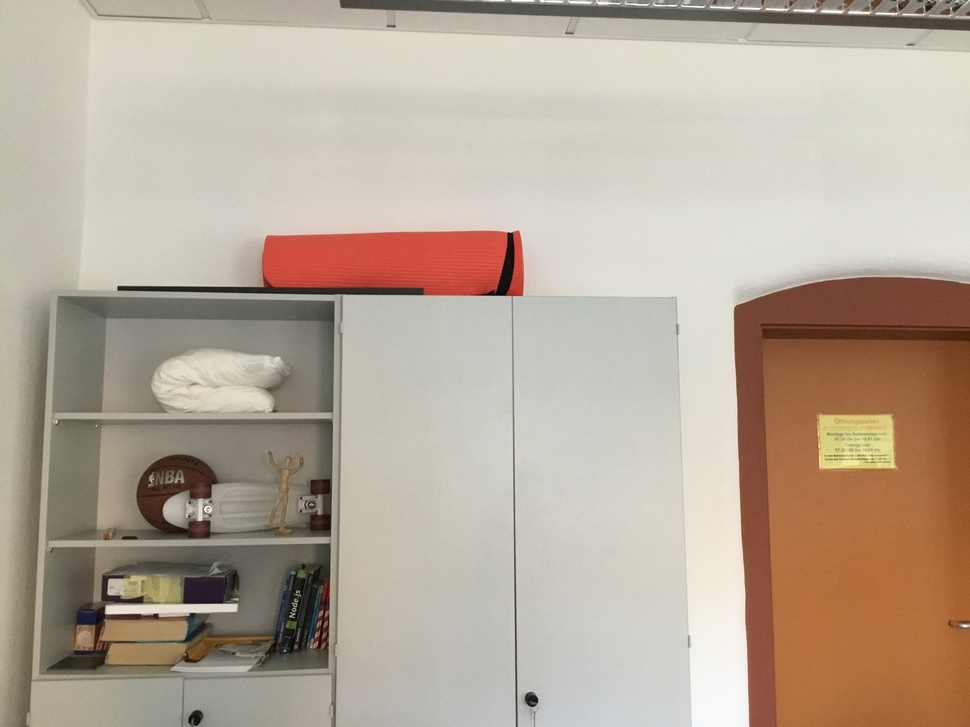
#> input picture image-stitching/src/IMG_0150.JPG, 970 x 727 px, shrunk from 3264 x 2448 before the run
$ python main.py
#> lines starting #> are read from the running program, lines starting #| are printed output that depends on the picture; after the words box and inside, x2 and y2 are one past the last pixel; in counts of white or black regions, pixels touching at a corner belong together
import cv2 as cv
import numpy as np
import sys
from matplotlib import pyplot as plt

print(__name__)

def read_image(img_name, read_mode):
    img = cv.imread(img_name, read_mode)
    return img

def display_image(img):
# [10 lines of commented-out code are left out]

    cv.imshow("image", img)

#     img_roll = np.roll(img, -500, axis = 0)
#     cv.imshow("image roll", img_roll)

    cv.waitKey(0)
    cv.destroyAllWindows()

img1_name = "IMG_0150.JPG"
img2_name = "IMG_0151.JPG"

# [11 lines of commented-out code are left out]

img1 = cv.imread(img1_name)
#> img1 is the input picture: shape (727, 970, 3); mean B, G, R 153.1, 168.4, 182.7
# plt.imshow(img1)
gray1 = cv.cvtColor(img1,cv.COLOR_BGR2GRAY)
edges1 = cv.Canny(gray1, 50, 100, apertureSize = 3)
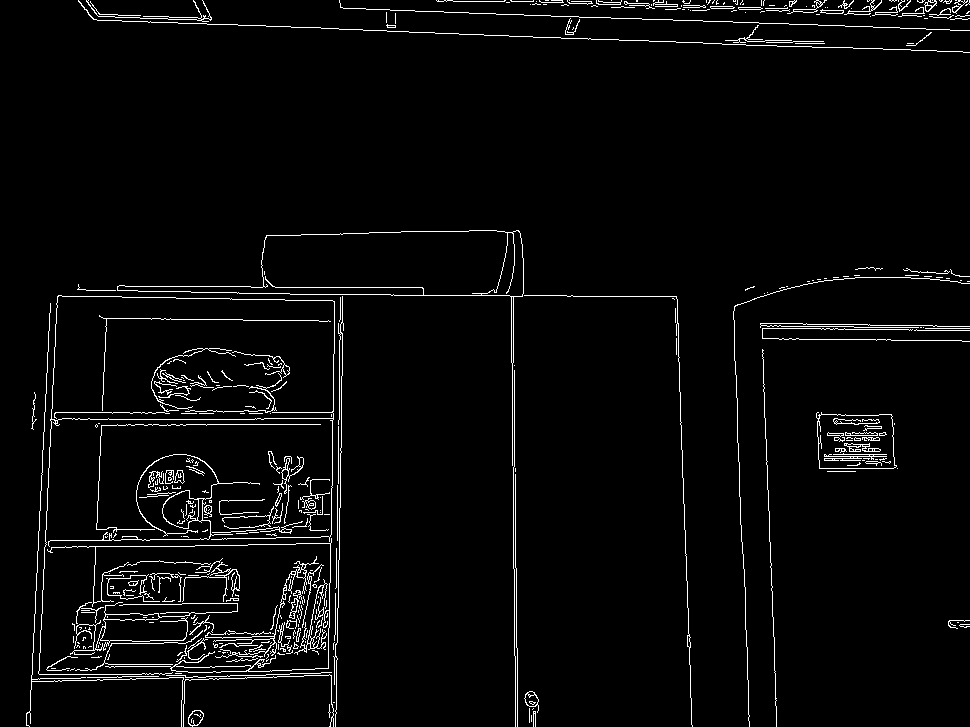
#> edges1: shape (727, 970); 3.3% white in thin lines or dots
lines = cv.HoughLinesP(edges1,1,np.pi/180,50,minLineLength=50,maxLineGap=10)
#> lines = 126 rows, first 6: [366, 9, 969, 30], [387, 31, 702, 42], [539, 0, 677, 4], [341, 433, 342, 320], [334, 642, 336, 548], [311, 294, 367, 294]
for line in lines:
    x1,y1,x2,y2 = line[0]
#     cv.line(edges1, (x1,y1), (x2,y2), (255,255,255), 10)
#     cv.line(gray1, (x1,y1), (x2,y2), (255,255,255), 10)
    cv.line(gray1, (x1,y1), (x2,y2), (0,0,0), 10)
#> this loop made 126 passes
#> (x1, y1, x2, y2) on passes 1 to 12: (366, 9, 969, 30), (387, 31, 702, 42), (539, 0, 677, 4), (341, 433, 342, 320), (334, 642, 336, 548), (311, 294, 367, 294), (676, 296, 688, 635), (42, 601, 55, 335), (330, 582, 332, 438), (774, 648, 776, 726), (32, 661, 50, 303), (515, 518, 516, 631)
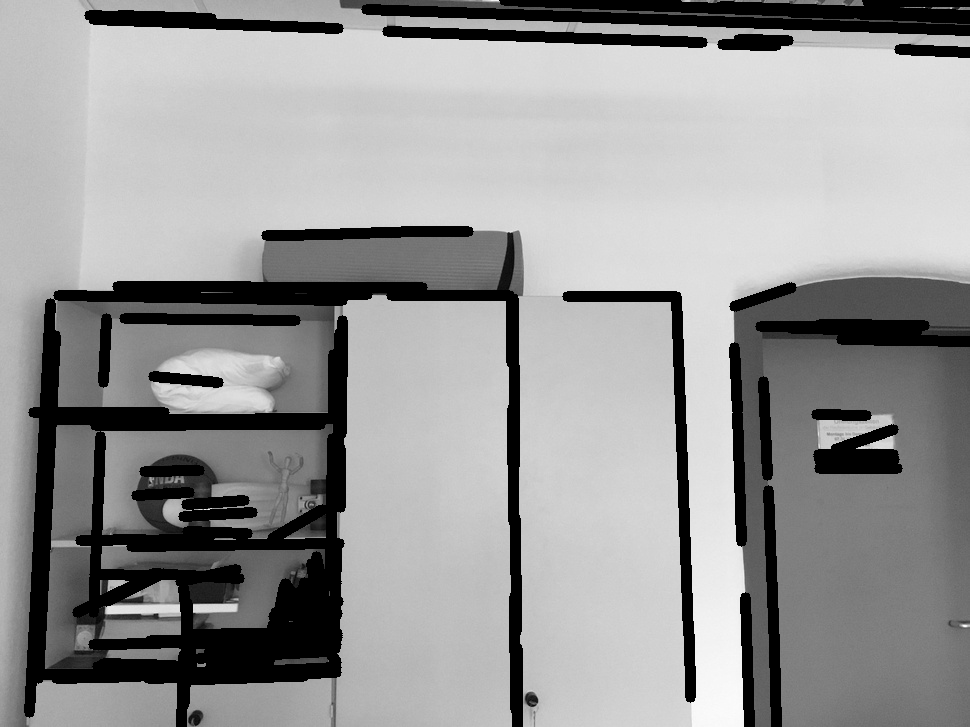
#> gray1: shape (727, 970); min 0, max 251, mean 150.2

img2 = cv.imread(img2_name)
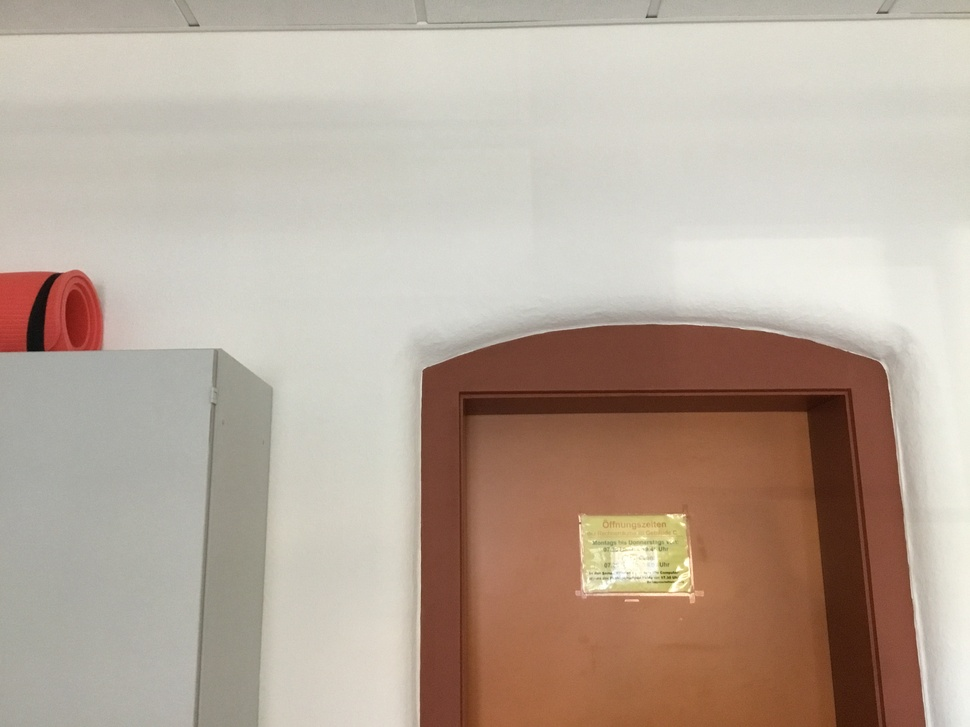
#> input picture image-stitching/src/IMG_0151.JPG, 970 x 727 px, shrunk from 3264 x 2448 before the run
#> img2 is the input picture: shape (727, 970, 3); mean B, G, R 154.5, 168.1, 183.8
# plt.imshow(img2)
gray2 = cv.cvtColor(img2,cv.COLOR_BGR2GRAY)
edges2 = cv.Canny(gray2, 50, 100, apertureSize = 3)
#> edges2: shape (727, 970); 1.9% white in thin lines or dots
lines = cv.HoughLinesP(edges2,1,np.pi/180,50,minLineLength=50,maxLineGap=10)
#> lines = 80 rows, first 6: [0, 35, 155, 33], [576, 23, 649, 22], [894, 432, 925, 726], [194, 712, 211, 399], [861, 557, 878, 724], [555, 26, 629, 25]
for line in lines:
    x1,y1,x2,y2 = line[0]
#     cv.line(edges2, (x1,y1), (x2,y2), (255,255,255), 10)
#     cv.line(gray2, (x1,y1), (x2,y2), (255,255,255), 10)
    cv.line(gray2, (x1,y1), (x2,y2), (0,0,0), 10)
#> this loop made 80 passes
#> (x1, y1, x2, y2) on passes 1 to 12: (0, 35, 155, 33), (576, 23, 649, 22), (894, 432, 925, 726), (194, 712, 211, 399), (861, 557, 878, 724), (555, 26, 629, 25), (206, 575, 218, 348), (259, 688, 267, 517), (847, 388, 882, 724), (459, 683, 459, 435), (738, 389, 851, 388), (424, 24, 480, 23)
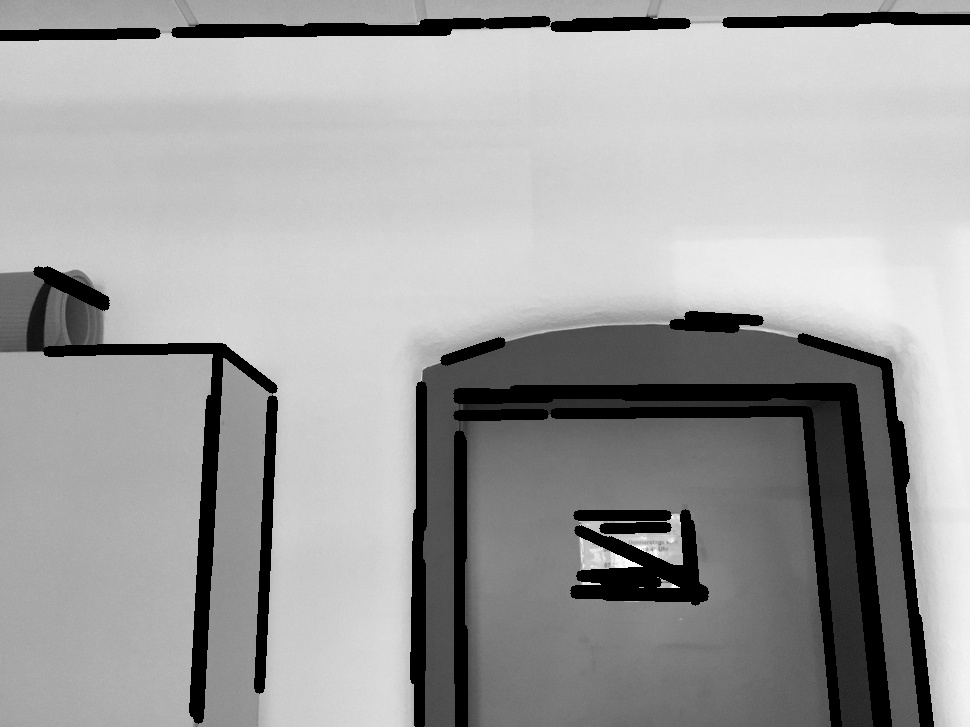
#> gray2: shape (727, 970); min 0, max 254, mean 158.8

# [8 lines of commented-out code are left out]
ret1, thresh1 = cv.threshold(gray1,0,255,cv.THRESH_BINARY_INV+cv.THRESH_OTSU)
#> thresh1: shape (727, 970); 23.1% white; 312 white regions (290 under 20 px), largest, box (x1, y1, x2, y2) and area: (18, 232, 523, 727) 85208, (729, 277, 970, 727) 40095, (340, 0, 970, 36) 14959
#> ret1 = 107
# plt.imshow(thresh1)
# noise removal
kernel = np.ones((3,3),np.uint8)
opening1 = cv.morphologyEx(thresh1,cv.MORPH_OPEN,kernel, iterations = 2)
#> opening1: shape (727, 970); 22.5% white; 19 white regions, largest, box (x1, y1, x2, y2) and area: (19, 233, 523, 727) 83177, (729, 277, 970, 727) 38700, (340, 0, 970, 36) 14867
# plt.imshow(opening1, "gray")
# sure background area
sure_bg1 = cv.dilate(opening1,kernel,iterations=3)
#> sure_bg1: shape (727, 970); 28.2% white; 13 white regions, largest, box (x1, y1, x2, y2) and area: (16, 230, 541, 727) 104603, (726, 274, 970, 727) 43502, (337, 0, 970, 54) 19164
# Finding sure foreground area
dist_transform1 = cv.distanceTransform(opening1,cv.DIST_L2,5)
ret1, sure_fg1 = cv.threshold(dist_transform1,0.7*dist_transform1.max(),255,0)
#> sure_fg1: shape (727, 970) float32; 0.23% white; 3 white regions (2 under 20 px), largest, box (x1, y1, x2, y2) and area: (836, 317, 970, 383) 1603
#> ret1 = 40.6
# plt.imshow(dist_transform1)
# plt.imshow(sure_bg1)
# Finding unknown region
sure_fg1 = np.uint8(sure_fg1)
unknown1 = cv.subtract(sure_bg1,sure_fg1)
#> unknown1: shape (727, 970); 28% white; 13 white regions, largest, box (x1, y1, x2, y2) and area: (16, 230, 541, 727) 104603, (726, 274, 970, 727) 41893, (337, 0, 970, 54) 19164
# print("Unknown: ")
# print(unknown1)
# Marker labelling
ret1, markers1 = cv.connectedComponents(sure_fg1)
#> markers1: shape (727, 970) int32; 4 distinct labels, from 0 to 3
#> ret1 = 4
# print(markers1)
# plt.imshow(markers1)
# Add one to all labels so that sure background is not 0, but 1
markers1 = markers1+1
#> markers1: shape (727, 970) int32; 4 distinct labels, from 1 to 4
# print(markers1)
# plt.imshow(markers1)
# Now, mark the region of unknown with zero
markers1[unknown1==255] = 0
#> markers1: shape (727, 970) int32; 5 distinct labels, from 0 to 4
# print(markers1)
# plt.imshow(markers1)
markers1 = cv.watershed(img1,markers1)
#> markers1: shape (727, 970) int32; 5 distinct labels, from -1 to 4
# plt.imshow(markers1)
img1[markers1 == -1] = [255,0,0]
#> img1: shape (727, 970, 3); 0.69% of pixels changed, all inside (x1, y1, x2, y2) = (0, 0, 970, 727)
# plt.imshow(img1)

ret2, thresh2 = cv.threshold(gray2,0,255,cv.THRESH_BINARY_INV+cv.THRESH_OTSU)
#> thresh2: shape (727, 970); 31.4% white; 25 white regions (16 under 20 px), largest, box (x1, y1, x2, y2) and area: (410, 311, 934, 727) 190577, (0, 266, 278, 727) 15879, (171, 16, 551, 38) 4682
#> ret2 = 134
# noise removal
opening2 = cv.morphologyEx(thresh2,cv.MORPH_OPEN,kernel, iterations = 2)
#> opening2: shape (727, 970); 31.3% white; 9 white regions, largest, box (x1, y1, x2, y2) and area: (410, 311, 934, 727) 189621, (0, 267, 277, 724) 15857, (172, 16, 550, 38) 4672
# sure background area
sure_bg2 = cv.dilate(opening2,kernel,iterations=3)
#> sure_bg2: shape (727, 970); 34.1% white; 5 white regions, box (x1, y1, x2, y2) and area: (407, 308, 937, 727) 197627, (0, 264, 281, 727) 25637, (169, 13, 693, 41) 9779, (720, 8, 970, 31) 4452, (0, 25, 163, 44) 2773
# Finding sure foreground area
dist_transform2 = cv.distanceTransform(opening2,cv.DIST_L2,5)
ret2, sure_fg2 = cv.threshold(dist_transform2,0.7*dist_transform2.max(),255,0)
#> sure_fg2: shape (727, 970) float32; 1.3% white; 3 white regions, box (x1, y1, x2, y2) and area: (715, 600, 831, 727) 5543, (746, 433, 806, 521) 2162, (517, 688, 592, 727) 1563
#> ret2 = 103.2
# Finding unknown region
sure_fg2 = np.uint8(sure_fg2)
unknown2 = cv.subtract(sure_bg2,sure_fg2)
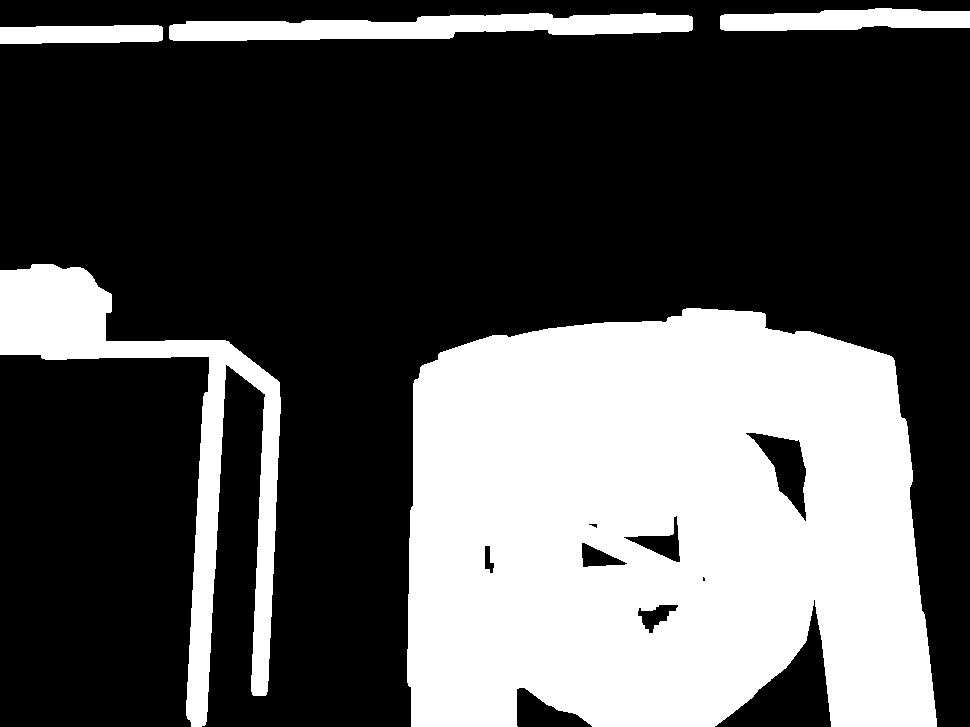
#> unknown2: shape (727, 970); 32.8% white; 5 white regions, box (x1, y1, x2, y2) and area: (407, 308, 937, 727) 188359, (0, 264, 281, 727) 25637, (169, 13, 693, 41) 9779, (720, 8, 970, 31) 4452, (0, 25, 163, 44) 2773
# Marker labelling
ret2, markers2 = cv.connectedComponents(sure_fg2)
#> markers2: shape (727, 970) int32; 4 distinct labels, from 0 to 3
#> ret2 = 4
# Add one to all labels so that sure background is not 0, but 1
markers2 = markers2+1
#> markers2: shape (727, 970) int32; 4 distinct labels, from 1 to 4
# Now, mark the region of unknown with zero
markers2[unknown2==255] = 0
#> markers2: shape (727, 970) int32; 5 distinct labels, from 0 to 4
markers2 = cv.watershed(img2,markers2)
#> markers2: shape (727, 970) int32; 5 distinct labels, from -1 to 4
# plt.imshow(markers2)
img2[markers2 == -1] = [255,0,0]
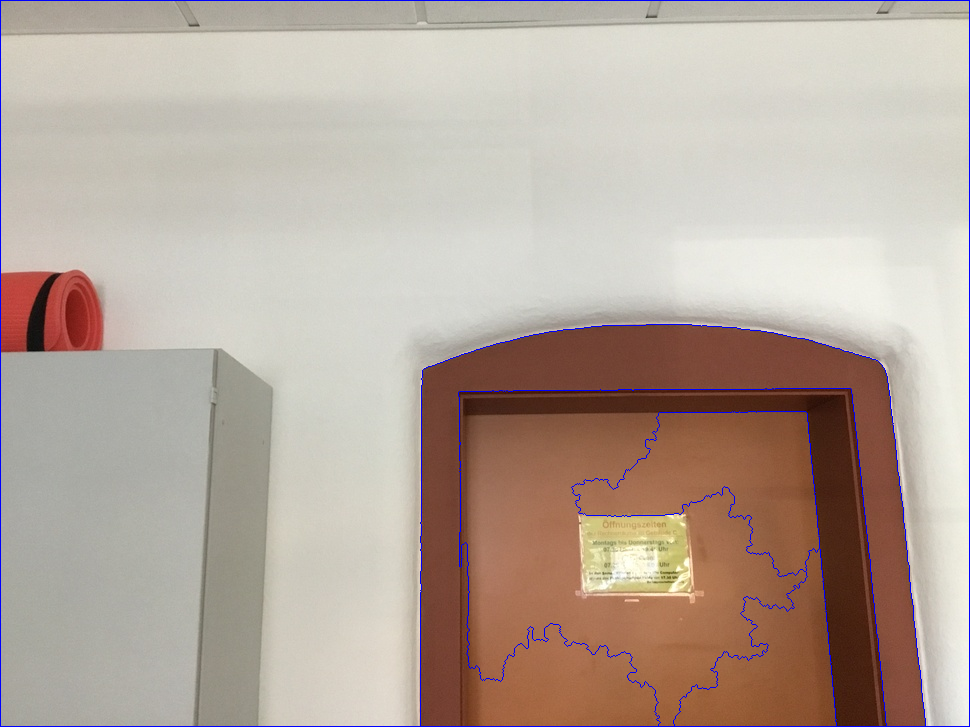
#> img2: shape (727, 970, 3); 1.04% of pixels changed, all inside (x1, y1, x2, y2) = (0, 0, 970, 727)
# plt.imshow(img2)

_, ax = plt.subplots(ncols=2)
ax[0].imshow(markers1)
ax[1].imshow(markers2)

plt.show()

sys.exit()
#> (the program exits here)
